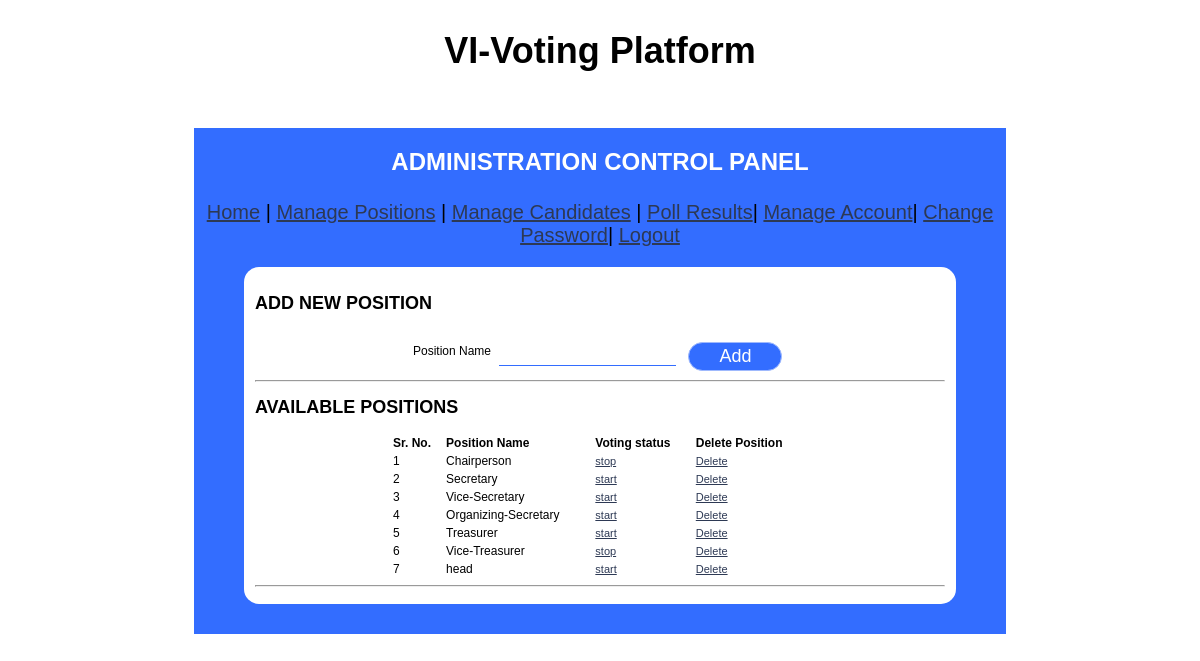
/admin/positions.php (signed in), run on the app's committed database.
### tables this page shows
CREATE TABLE `tbpositions` (
  `position_id` int(5) NOT NULL,
  `position_name` varchar(45) NOT NULL,
  `status` varchar(255) NOT NULL DEFAULT 'start'
);

### admin/positions.php (the view, shortened to what this page needs)
<?php
  require('../connection.php');
  $result=mysqli_query($con, "SELECT * FROM tbPositions");
?>
<!DOCTYPE html PUBLIC "-//W3C//DTD XHTML 1.0 Transitional//EN" "http://www.w3.org/TR/xhtml1/DTD/xhtml1-transitional.dtd">
<html xmlns="http://www.w3.org/1999/xhtml">
  <head>
    <link href="css/admin_styles.css" rel="stylesheet" type="text/css" />
  </head>
  <body>
      <center><b><font color="black" size="6" style="font-size: 36px">VI-Voting Platform</font></b></center><br><br>
      <div id="page">
        <div id="header">
          <h1 style="padding: 20px;">ADMINISTRATION CONTROL PANEL </h1>
          <a href="admin.php" style="font-size:20px;">Home</a> |
          <a href="positions.php" style="font-size:20px;">Manage Positions</a> |
          <a href="candidates.php" style="font-size:20px;">Manage Candidates</a> |
          <a href="refresh.php" style="font-size:20px;">Poll Results</a>|
          <a href="manage-admins.php" style="font-size:20px;">Manage Account</a>|
          <a href="change-pass.php" style="font-size:20px;">Change Password</a>|
          <a href="logout.php" style="font-size:20px;">Logout</a>
        </div>
        <div id="container">
          <form name="fmPositions" id="fmPositions" action="positions.php" method="post" onsubmit="return positionValidate(this)">
            <CAPTION><h2>ADD NEW POSITION</h2></CAPTION>
            <table width="380" align="center">
              <tr>
                  <td>Position Name</td>
                  <td><input class="effect-2" type="text" name="position" required/></td>
                  <td><input type="submit" class="butn"  name="Submit" value="Add" /></td>
              </tr>
            </table>
          </form>
          <hr>
          <CAPTION><h2>AVAILABLE POSITIONS</h2></CAPTION>
          <table  width="420" align="center">
            <tr>
              <th>Sr. No.</th>
              <th>Position Name</th>
              <th>Voting status</th>
              <th>Delete Position</th>
            </tr>
            <?php
              $inc=1;
              while ($row=mysqli_fetch_array($result)){
            ?>
                <tr>
                  <td><?php echo $inc; ?></td>
                  <td><?php echo $row['position_name']; ?></td>
                  <td><a href="positions.php?status_id=<?php echo $row['position_id']; ?>"><?php echo $row['status']; ?></td>
                  <td><a href="positions.php?id=<?php echo $row['position_id']; ?>">Delete</a></td>
                </tr>
            <?php
                $inc++;
              }
            ?>
          </table>
          <hr>
        </div>
      </div>
    </body>
</html>

### admin/css/admin_styles.css (style rules this page uses)
@media screen and (max-width: 2000px) { body { font: 16px Verdana, Arial, Helvetica, sans-serif; color: black; margin: 10px; padding: 20px 10px 0px; background: white; } }
@media screen and (max-width: 2000px) { h1 { color: white; margin: 5px 0px 5px; padding: 10px 0px 3px; font: bold 24px Verdana, Arial, Helvetica, sans-serif; text-align: center; } }
@media screen and (max-width: 2000px) { h2 { color: black; } }
@media screen and (max-width: 2000px) { a { color: #2d3954; font-size: 11px; } }
@media screen and (max-width: 2000px) { th { font-weight: bold; text-align: left; } }
@media screen and (max-width: 2000px) { #page { width: 70%; margin: 0 auto; margin-top: 20px; padding-top: 0px; background: #336dff; height: auto; padding-bottom: 30px; } }
@media screen and (max-width: 2000px) { #header { text-align: center; background: #336dff; } }
@media screen and (max-width: 2000px) { #header { font-size: 20px; } }
@media screen and (max-width: 2000px) { #container { border: transparent solid 1px; border-radius: 15px; padding: 10px 10px 10px 10px; width: 85%; margin: 0 auto; background: white; font-size: 12px; text-align: justify; margin-top: 20px; } }
@media screen and (max-width: 2000px) { .effect-2 { border: 0; padding: 7px 0; border-bottom: 1px solid #336dff; } }
@media screen and (max-width: 2000px) { .butn { margin-top: 10px; padding: 3px 30px; background: #336dff; border: 1px solid #9fb9fd; border-radius: 15px; color: white; font-size: 18px; } }

### data on the page
tbpositions: position_name "Chairperson", status "stop"
tbpositions: position_name "Secretary", status "start"
tbpositions: position_name "Vice-Secretary", status "start"
tbpositions: position_name "Organizing-Secretary", status "start"
tbpositions: position_name "Treasurer", status "start"
tbpositions: position_name "Vice-Treasurer", status "stop"
tbpositions: position_name "head", status "start"
